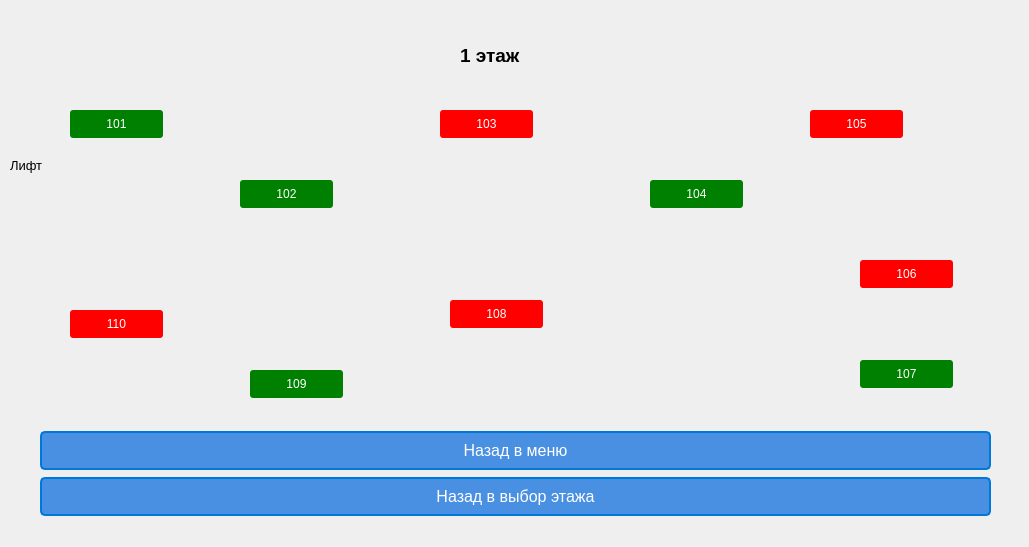
<?xml version="1.0" encoding="UTF-8"?>
<ui version="4.0">
 <class>firstFlor</class>
 <widget class="QDialog" name="firstFlor">
  <property name="geometry">
   <rect>
    <x>0</x>
    <y>0</y>
    <width>1029</width>
    <height>547</height>
   </rect>
  </property>
  <property name="windowTitle">
   <string>Dialog</string>
  </property>
  <widget class="QLabel" name="label">
   <property name="geometry">
    <rect>
     <x>460</x>
     <y>30</y>
     <width>151</width>
     <height>51</height>
    </rect>
   </property>
   <property name="font">
    <font>
     <pointsize>14</pointsize>
     <weight>75</weight>
     <bold>true</bold>
    </font>
   </property>
   <property name="text">
    <string>1 этаж</string>
   </property>
  </widget>
  <widget class="QPushButton" name="pushButton">
   <property name="geometry">
    <rect>
     <x>70</x>
     <y>110</y>
     <width>93</width>
     <height>28</height>
    </rect>
   </property>
   <property name="styleSheet">
    <string notr="true">QPushButton {
    background-color: green;
    color: white;
    padding: 5px 10px;
    border-radius: 3px;
    border: none;
}

QPushButton:hover {
    background-color: darkgreen;
}</string>
   </property>
   <property name="text">
    <string>101</string>
   </property>
  </widget>
  <widget class="QPushButton" name="pushButton_2">
   <property name="geometry">
    <rect>
     <x>240</x>
     <y>180</y>
     <width>93</width>
     <height>28</height>
    </rect>
   </property>
   <property name="styleSheet">
    <string notr="true">QPushButton {
    background-color: green;
    color: white;
    padding: 5px 10px;
    border-radius: 3px;
    border: none;
}

QPushButton:hover {
    background-color: darkgreen;
}</string>
   </property>
   <property name="text">
    <string>102</string>
   </property>
  </widget>
  <widget class="QPushButton" name="pushButton_3">
   <property name="geometry">
    <rect>
     <x>440</x>
     <y>110</y>
     <width>93</width>
     <height>28</height>
    </rect>
   </property>
   <property name="styleSheet">
    <string notr="true">QPushButton {
    background-color: red;
    color: white;
    padding: 5px 10px;
    border-radius: 3px;
    border: none;
}

QPushButton:hover {
    background-color: darkred;
}</string>
   </property>
   <property name="text">
    <string>103</string>
   </property>
  </widget>
  <widget class="QPushButton" name="pushButton_4">
   <property name="geometry">
    <rect>
     <x>650</x>
     <y>180</y>
     <width>93</width>
     <height>28</height>
    </rect>
   </property>
   <property name="styleSheet">
    <string notr="true">QPushButton {
    background-color: green;
    color: white;
    padding: 5px 10px;
    border-radius: 3px;
    border: none;
}

QPushButton:hover {
    background-color: darkgreen;
}</string>
   </property>
   <property name="text">
    <string>104</string>
   </property>
  </widget>
  <widget class="QPushButton" name="pushButton_5">
   <property name="geometry">
    <rect>
     <x>810</x>
     <y>110</y>
     <width>93</width>
     <height>28</height>
    </rect>
   </property>
   <property name="styleSheet">
    <string notr="true">QPushButton {
    background-color: red;
    color: white;
    padding: 5px 10px;
    border-radius: 3px;
    border: none;
}

QPushButton:hover {
    background-color: darkred;
}</string>
   </property>
   <property name="text">
    <string>105</string>
   </property>
  </widget>
  <widget class="QPushButton" name="pushButton_6">
   <property name="geometry">
    <rect>
     <x>860</x>
     <y>260</y>
     <width>93</width>
     <height>28</height>
    </rect>
   </property>
   <property name="styleSheet">
    <string notr="true">QPushButton {
    background-color: red;
    color: white;
    padding: 5px 10px;
    border-radius: 3px;
    border: none;
}

QPushButton:hover {
    background-color: darkred;
}</string>
   </property>
   <property name="text">
    <string>106</string>
   </property>
  </widget>
  <widget class="QPushButton" name="pushButton_7">
   <property name="geometry">
    <rect>
     <x>450</x>
     <y>300</y>
     <width>93</width>
     <height>28</height>
    </rect>
   </property>
   <property name="styleSheet">
    <string notr="true">QPushButton {
    background-color: red;
    color: white;
    padding: 5px 10px;
    border-radius: 3px;
    border: none;
}

QPushButton:hover {
    background-color: darkred;
}</string>
   </property>
   <property name="text">
    <string>108</string>
   </property>
  </widget>
  <widget class="QPushButton" name="pushButton_8">
   <property name="geometry">
    <rect>
     <x>860</x>
     <y>360</y>
     <width>93</width>
     <height>28</height>
    </rect>
   </property>
   <property name="styleSheet">
    <string notr="true">QPushButton {
    background-color: green;
    color: white;
    padding: 5px 10px;
    border-radius: 3px;
    border: none;
}

QPushButton:hover {
    background-color: darkgreen;
}</string>
   </property>
   <property name="text">
    <string>107</string>
   </property>
  </widget>
  <widget class="QPushButton" name="pushButton_9">
   <property name="geometry">
    <rect>
     <x>250</x>
     <y>370</y>
     <width>93</width>
     <height>28</height>
    </rect>
   </property>
   <property name="styleSheet">
    <string notr="true">QPushButton {
    background-color: green;
    color: white;
    padding: 5px 10px;
    border-radius: 3px;
    border: none;
}

QPushButton:hover {
    background-color: darkgreen;
}</string>
   </property>
   <property name="text">
    <string>109</string>
   </property>
  </widget>
  <widget class="QPushButton" name="pushButton_10">
   <property name="geometry">
    <rect>
     <x>70</x>
     <y>310</y>
     <width>93</width>
     <height>28</height>
    </rect>
   </property>
   <property name="styleSheet">
    <string notr="true">QPushButton {
    background-color: red;
    color: white;
    padding: 5px 10px;
    border-radius: 3px;
    border: none;
}

QPushButton:hover {
    background-color: darkred;
}</string>
   </property>
   <property name="text">
    <string>110</string>
   </property>
  </widget>
  <widget class="QLabel" name="label_2">
   <property name="geometry">
    <rect>
     <x>10</x>
     <y>150</y>
     <width>55</width>
     <height>31</height>
    </rect>
   </property>
   <property name="font">
    <font>
     <pointsize>10</pointsize>
    </font>
   </property>
   <property name="text">
    <string>Лифт</string>
   </property>
  </widget>
  <widget class="QWidget" name="layoutWidget">
   <property name="geometry">
    <rect>
     <x>40</x>
     <y>430</y>
     <width>951</width>
     <height>87</height>
    </rect>
   </property>
   <layout class="QVBoxLayout" name="verticalLayout">
    <item>
     <widget class="QPushButton" name="pushButton_11">
      <property name="styleSheet">
       <string notr="true">QPushButton {
    background-color: #4a90e2; /* Синий цвет */
    border-style: solid;
    border-color: #0078d7; /* Цвет рамки */
    border-width: 2px;
    border-radius: 5px; /* Закругленные углы */
    color: white; /* Цвет текста */
    font-size: 16px; /* Размер текста */
    padding: 8px 16px; /* Отступы внутри кнопки */
}

QPushButton:hover {
    background-color: #357ae8; /* Измененный цвет при наведении */
    border-color: #0056b3; /* Измененный цвет рамки при наведении */
}

QPushButton:pressed {
    background-color: #2f5bb7; /* Измененный цвет при нажатии */
    border-color: #002d5a; /* Измененный цвет рамки при нажатии */
}
</string>
      </property>
      <property name="text">
       <string>Назад в меню</string>
      </property>
     </widget>
    </item>
    <item>
     <widget class="QPushButton" name="pushButton_12">
      <property name="styleSheet">
       <string notr="true">QPushButton {
    background-color: #4a90e2; /* Синий цвет */
    border-style: solid;
    border-color: #0078d7; /* Цвет рамки */
    border-width: 2px;
    border-radius: 5px; /* Закругленные углы */
    color: white; /* Цвет текста */
    font-size: 16px; /* Размер текста */
    padding: 8px 16px; /* Отступы внутри кнопки */
}

QPushButton:hover {
    background-color: #357ae8; /* Измененный цвет при наведении */
    border-color: #0056b3; /* Измененный цвет рамки при наведении */
}

QPushButton:pressed {
    background-color: #2f5bb7; /* Измененный цвет при нажатии */
    border-color: #002d5a; /* Измененный цвет рамки при нажатии */
}
</string>
      </property>
      <property name="text">
       <string>Назад в выбор этажа</string>
      </property>
     </widget>
    </item>
   </layout>
  </widget>
 </widget>
 <resources/>
 <connections/>
</ui>
